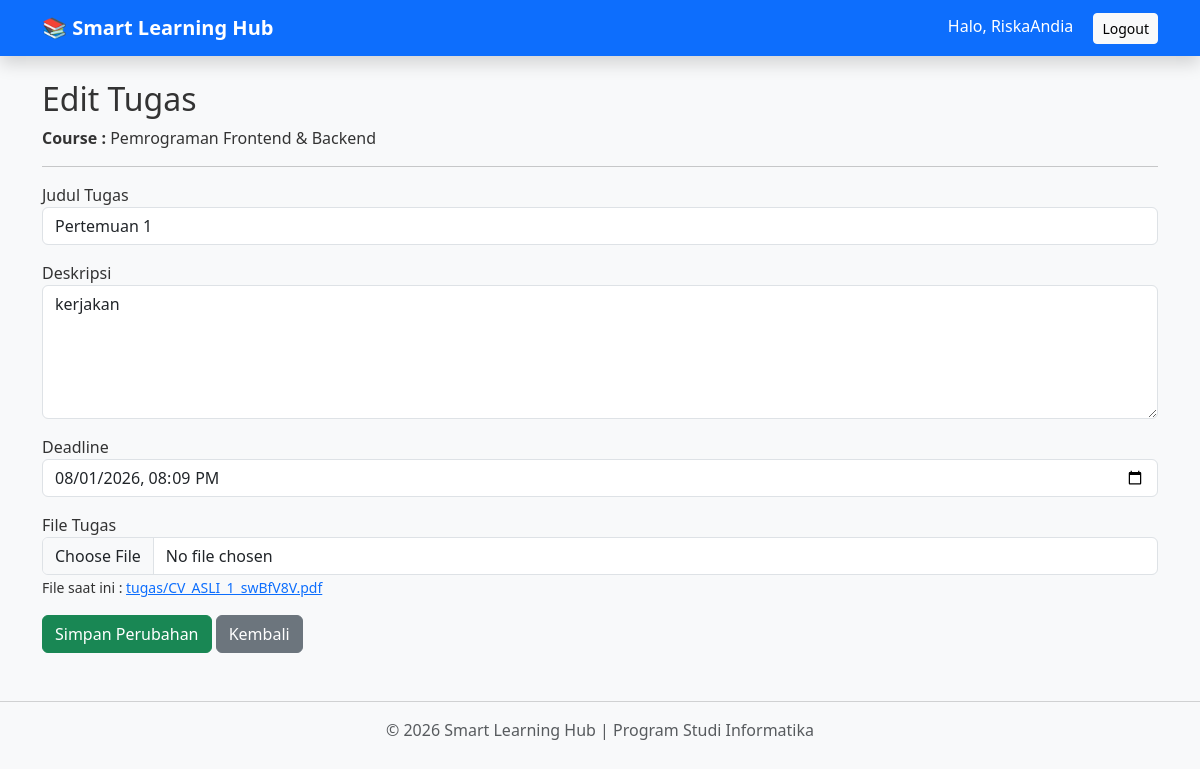
Screenshot of /tugas/2/edit/ (signed in) with the database file from the repository.
### learning/models.py (models this page shows, shortened)
class Course(models.Model):
    semester = models.ForeignKey(Semester, on_delete=models.CASCADE)
    kelas = models.ForeignKey(Kelas, on_delete=models.CASCADE)
    mata_kuliah = models.ForeignKey(MataKuliah, on_delete=models.CASCADE)
    dosen = models.ForeignKey(Dosen, on_delete=models.CASCADE)
    class Meta:
        unique_together = ('semester', 'kelas', 'mata_kuliah')

class MataKuliah(models.Model):
    kode = models.CharField(max_length=20)
    nama = models.CharField(max_length=100)
    sks = models.IntegerField()

class Tugas(models.Model):
    course = models.ForeignKey(Course, on_delete=models.CASCADE)
    judul = models.CharField(max_length=200)
    deskripsi = models.TextField()
    file_tugas = models.FileField(upload_to='tugas/', blank=True, null=True)
    deadline = models.DateTimeField()

### learning/views.py (the view, shortened to what this page needs)
@login_required
def edit_tugas(request, tugas_id):
    profile = Profile.objects.get(user=request.user)
    if profile.role != "dosen":
        return redirect("dashboard")
    dosen = get_object_or_404(Dosen, user=request.user)
    tugas = get_object_or_404(
        Tugas,
        id=tugas_id,
        course__dosen=dosen
    )
    return render(
        request,
        "tambah_tugas.html",
        {
            "course": tugas.course,
            "tugas": tugas,
            "edit": True
        }
    )

### learning/templates/tambah_tugas.html (shortened to what this page needs)
{% extends 'base.html' %}
{% block content %}
<h2>
    {% if edit %}
    Edit Tugas
    {% else %}
    Tambah Tugas
    {% endif %}
</h2>
<p>
    <strong>Course :</strong>
    {{ course.mata_kuliah.nama }}
</p>
<hr>
<form method="POST" enctype="multipart/form-data">
    <div class="mb-3">
        <label>Judul Tugas</label>
        <input
            type="text"
            name="judul"
            class="form-control"
            value="{% if edit %}{{ tugas.judul }}{% endif %}"
            required>
    </div>
    <div class="mb-3">
        <label>Deskripsi</label>
        <textarea
            name="deskripsi"
            class="form-control"
            rows="5"
            required>{% if edit %}{{ tugas.deskripsi }}{% endif %}</textarea>
    </div>
    <div class="mb-3">
        <label>Deadline</label>
        <input
            type="datetime-local"
            name="deadline"
            class="form-control"
            value="{% if edit %}{{ tugas.deadline|date:'Y-m-d\\TH:i' }}{% endif %}"
            required>
    </div>
    <div class="mb-3">
        <label>File Tugas</label>
        <input
            type="file"
            name="file_tugas"
            class="form-control">
        {% if edit and tugas.file_tugas %}
        <small>
            File saat ini :
            <a href="{{ tugas.file_tugas.url }}" target="_blank">
                {{ tugas.file_tugas.name }}
            </a>
        </small>
        {% endif %}
    </div>
    <button type="submit" class="btn btn-success">
        {% if edit %}
        Simpan Perubahan
        {% else %}
        Tambah Tugas
        {% endif %}
    </button>
    <a
        href="{% url 'detail_course' course.id %}"
        class="btn btn-secondary">
        Kembali
    </a>
</form>
{% endblock %}

### learning/templates/base.html (shortened to what this page needs)
{% load static %}
<!DOCTYPE html>
<html lang="id">
<head>
    <link href="https://cdn.jsdelivr.net/npm/bootstrap@5.3.3/dist/css/bootstrap.min.css" rel="stylesheet">
    <link rel="stylesheet" href="{% static 'css/style.css' %}">
</head>
<body class="bg-light">
    <nav class="navbar navbar-expand-lg navbar-dark bg-primary shadow">
        <div class="container">
            <a class="navbar-brand fw-bold" href="{% url 'dashboard' %}">
                📚 Smart Learning Hub
            </a>
            <div class="ms-auto">
                {% if user.is_authenticated %}
                    <span class="text-white me-3">
                        Halo, {{ user.username }}
                    </span>
                    <a href="{% url 'logout' %}" class="btn btn-light btn-sm">
                        Logout
                    </a>
                {% endif %}
            </div>
        </div>
    </nav>
    <div class="container mt-4">
        {% block content %}
        {% endblock %}
    </div>
    <footer class="text-center mt-5 mb-3 text-muted">
        <hr>
        <p>
            © 2026 Smart Learning Hub | Program Studi Informatika
        </p>
    </footer>
</body>
</html>

### learning/static/css/style.css (style rules this page uses)
* { margin:0; padding:0; box-sizing:border-box; }
body { font-family:Segoe UI, Tahoma, Geneva, Verdana, sans-serif; background:#f4f6f9; color:#333; }

### rows the page displays
Course: mata_kuliah.nama "Pemrograman Frontend & Backend"
Tugas: judul "Pertemuan 1", deskripsi "kerjakan", deadline "08/01/2026 20:09", file_tugas.name "tugas/CV_ASLI_1_swBfV8V.pdf"

### other values shown
{{ user.username }} "RiskaAndia"
